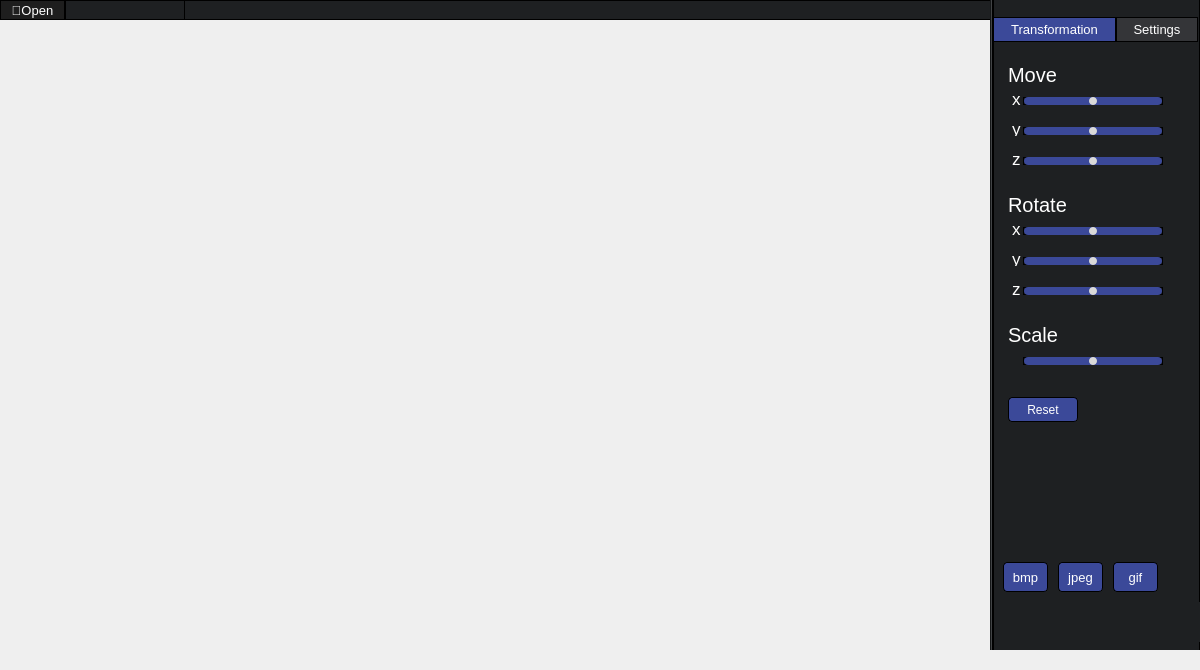
<?xml version="1.0" encoding="UTF-8"?>
<ui version="4.0">
 <class>View</class>
 <widget class="QWidget" name="View">
  <property name="geometry">
   <rect>
    <x>0</x>
    <y>0</y>
    <width>1200</width>
    <height>670</height>
   </rect>
  </property>
  <property name="minimumSize">
   <size>
    <width>1200</width>
    <height>670</height>
   </size>
  </property>
  <property name="maximumSize">
   <size>
    <width>1200</width>
    <height>670</height>
   </size>
  </property>
  <property name="windowTitle">
   <string>MainWindow</string>
  </property>
  <widget class="QWidget" name="centralwidget" native="true">
   <property name="geometry">
    <rect>
     <x>0</x>
     <y>0</y>
     <width>1203</width>
     <height>650</height>
    </rect>
   </property>
   <widget class="QWidget" name="widget" native="true">
    <property name="geometry">
     <rect>
      <x>-9</x>
      <y>15</y>
      <width>1000</width>
      <height>630</height>
     </rect>
    </property>
    <property name="styleSheet">
     <string notr="true">background-color: transparent;
border: 1px;</string>
    </property>
   </widget>
   <widget class="QLabel" name="_top_line">
    <property name="geometry">
     <rect>
      <x>165</x>
      <y>0</y>
      <width>1035</width>
      <height>20</height>
     </rect>
    </property>
    <property name="styleSheet">
     <string notr="true">background-color: rgb(30, 32, 34);
border: 1px solid rgb(0, 0, 0);</string>
    </property>
    <property name="text">
     <string/>
    </property>
   </widget>
   <widget class="QTabWidget" name="tabWidget">
    <property name="geometry">
     <rect>
      <x>990</x>
      <y>-30</y>
      <width>213</width>
      <height>700</height>
     </rect>
    </property>
    <property name="styleSheet">
     <string notr="true">background-color: rgb(30, 32, 34);
border: 1px solid rgb(0, 0, 0);</string>
    </property>
    <property name="currentIndex">
     <number>0</number>
    </property>
    <widget class="QWidget" name="tab">
     <attribute name="title">
      <string>Tab 1</string>
     </attribute>
     <widget class="QPushButton" name="_pushButton_transformation1">
      <property name="geometry">
       <rect>
        <x>0</x>
        <y>20</y>
        <width>123</width>
        <height>25</height>
       </rect>
      </property>
      <property name="font">
       <font>
        <pointsize>10</pointsize>
       </font>
      </property>
      <property name="styleSheet">
       <string notr="true">background-color: rgb(59, 73, 153);
color: rgb(255, 255, 255);
border: 1px solid rgb(0, 0, 0);
</string>
      </property>
      <property name="text">
       <string>Transformation</string>
      </property>
     </widget>
     <widget class="QPushButton" name="pushButton_settings1">
      <property name="geometry">
       <rect>
        <x>123</x>
        <y>20</y>
        <width>82</width>
        <height>25</height>
       </rect>
      </property>
      <property name="font">
       <font>
        <pointsize>10</pointsize>
       </font>
      </property>
      <property name="mouseTracking">
       <bool>true</bool>
      </property>
      <property name="styleSheet">
       <string notr="true">QPushButton {
	background-color: rgb(52, 53, 56);
	color: rgb(255, 255, 255);
	border: 1px solid rgb(0, 0, 0);
}
QPushButton:hover {
	background-color: rgb(59, 73, 153);
}

</string>
      </property>
      <property name="text">
       <string>Settings</string>
      </property>
     </widget>
     <widget class="QLabel" name="_label_move">
      <property name="geometry">
       <rect>
        <x>15</x>
        <y>70</y>
        <width>70</width>
        <height>16</height>
       </rect>
      </property>
      <property name="font">
       <font>
        <pointsize>15</pointsize>
       </font>
      </property>
      <property name="styleSheet">
       <string notr="true">background-color: rgb(30, 32, 34);
color: rgb(255, 255, 255);
border: 1px;</string>
      </property>
      <property name="text">
       <string>Move</string>
      </property>
     </widget>
     <widget class="QLabel" name="_label_rotate">
      <property name="geometry">
       <rect>
        <x>15</x>
        <y>200</y>
        <width>70</width>
        <height>16</height>
       </rect>
      </property>
      <property name="font">
       <font>
        <pointsize>15</pointsize>
       </font>
      </property>
      <property name="styleSheet">
       <string notr="true">background-color: rgb(30, 32, 34);
color: rgb(255, 255, 255);
border: 1px;</string>
      </property>
      <property name="text">
       <string>Rotate</string>
      </property>
     </widget>
     <widget class="QLabel" name="_label_scale">
      <property name="geometry">
       <rect>
        <x>15</x>
        <y>330</y>
        <width>70</width>
        <height>16</height>
       </rect>
      </property>
      <property name="font">
       <font>
        <pointsize>15</pointsize>
       </font>
      </property>
      <property name="styleSheet">
       <string notr="true">background-color: rgb(30, 32, 34);
color: rgb(255, 255, 255);
border: 1px;</string>
      </property>
      <property name="text">
       <string>Scale</string>
      </property>
     </widget>
     <widget class="QSlider" name="horizontalSlider_move_x">
      <property name="geometry">
       <rect>
        <x>30</x>
        <y>100</y>
        <width>140</width>
        <height>8</height>
       </rect>
      </property>
      <property name="styleSheet">
       <string notr="true">QSlider {
	height: 8;
}

QSlider::groove:horizontal {
	background-color: rgb(59, 73, 153);
	height: 8 px;
	border-radius: 4px;
}

QSlider::handle:horizontal {
	background: rgb(217, 217, 217);
	width: 8px;
	height: 8px;
  	border-radius: 4px;
}</string>
      </property>
      <property name="minimum">
       <number>-200</number>
      </property>
      <property name="maximum">
       <number>200</number>
      </property>
      <property name="value">
       <number>0</number>
      </property>
      <property name="tracking">
       <bool>true</bool>
      </property>
      <property name="orientation">
       <enum>Qt::Horizontal</enum>
      </property>
      <property name="invertedAppearance">
       <bool>false</bool>
      </property>
      <property name="invertedControls">
       <bool>false</bool>
      </property>
     </widget>
     <widget class="QSlider" name="horizontalSlider_move_y">
      <property name="geometry">
       <rect>
        <x>30</x>
        <y>130</y>
        <width>140</width>
        <height>8</height>
       </rect>
      </property>
      <property name="styleSheet">
       <string notr="true">QSlider {
	height: 8;
}

QSlider::groove:horizontal {
	background-color: rgb(59, 73, 153);
	height: 8 px;
	border-radius: 4px;
}

QSlider::handle:horizontal {
	background: rgb(217, 217, 217);
	width: 8px;
	height: 8px;
  	border-radius: 4px;
}</string>
      </property>
      <property name="minimum">
       <number>-200</number>
      </property>
      <property name="maximum">
       <number>200</number>
      </property>
      <property name="value">
       <number>0</number>
      </property>
      <property name="orientation">
       <enum>Qt::Horizontal</enum>
      </property>
     </widget>
     <widget class="QSlider" name="horizontalSlider_move_z">
      <property name="geometry">
       <rect>
        <x>30</x>
        <y>160</y>
        <width>140</width>
        <height>8</height>
       </rect>
      </property>
      <property name="styleSheet">
       <string notr="true">QSlider {
	height: 8;
}

QSlider::groove:horizontal {
	background-color: rgb(59, 73, 153);
	height: 8 px;
	border-radius: 4px;
}

QSlider::handle:horizontal {
	background: rgb(217, 217, 217);
	width: 8px;
	height: 8px;
  	border-radius: 4px;
}</string>
      </property>
      <property name="minimum">
       <number>-200</number>
      </property>
      <property name="maximum">
       <number>200</number>
      </property>
      <property name="value">
       <number>0</number>
      </property>
      <property name="orientation">
       <enum>Qt::Horizontal</enum>
      </property>
     </widget>
     <widget class="QSlider" name="horizontalSlider_rotate_x">
      <property name="geometry">
       <rect>
        <x>30</x>
        <y>230</y>
        <width>140</width>
        <height>8</height>
       </rect>
      </property>
      <property name="styleSheet">
       <string notr="true">QSlider {
	height: 8;
}

QSlider::groove:horizontal {
	background-color: rgb(59, 73, 153);
	height: 8 px;
	border-radius: 4px;
}

QSlider::handle:horizontal {
	background: rgb(217, 217, 217);
	width: 8px;
	height: 8px;
  	border-radius: 4px;
}</string>
      </property>
      <property name="minimum">
       <number>-360</number>
      </property>
      <property name="maximum">
       <number>360</number>
      </property>
      <property name="orientation">
       <enum>Qt::Horizontal</enum>
      </property>
     </widget>
     <widget class="QSlider" name="horizontalSlider_rotate_y">
      <property name="geometry">
       <rect>
        <x>30</x>
        <y>260</y>
        <width>140</width>
        <height>8</height>
       </rect>
      </property>
      <property name="styleSheet">
       <string notr="true">QSlider {
	height: 8;
}

QSlider::groove:horizontal {
	background-color: rgb(59, 73, 153);
	height: 8 px;
	border-radius: 4px;
}

QSlider::handle:horizontal {
	background: rgb(217, 217, 217);
	width: 8px;
	height: 8px;
  	border-radius: 4px;
}</string>
      </property>
      <property name="minimum">
       <number>-360</number>
      </property>
      <property name="maximum">
       <number>360</number>
      </property>
      <property name="orientation">
       <enum>Qt::Horizontal</enum>
      </property>
     </widget>
     <widget class="QSlider" name="horizontalSlider_rotate_z">
      <property name="geometry">
       <rect>
        <x>30</x>
        <y>290</y>
        <width>140</width>
        <height>8</height>
       </rect>
      </property>
      <property name="styleSheet">
       <string notr="true">QSlider {
	height: 8;
}

QSlider::groove:horizontal {
	background-color: rgb(59, 73, 153);
	height: 8 px;
	border-radius: 4px;
}

QSlider::handle:horizontal {
	background: rgb(217, 217, 217);
	width: 8px;
	height: 8px;
  	border-radius: 4px;
}</string>
      </property>
      <property name="minimum">
       <number>-360</number>
      </property>
      <property name="maximum">
       <number>360</number>
      </property>
      <property name="orientation">
       <enum>Qt::Horizontal</enum>
      </property>
     </widget>
     <widget class="QSlider" name="horizontalSlider_scale">
      <property name="geometry">
       <rect>
        <x>30</x>
        <y>360</y>
        <width>140</width>
        <height>8</height>
       </rect>
      </property>
      <property name="styleSheet">
       <string notr="true">QSlider {
	height: 8;
}

QSlider::groove:horizontal {
	background-color: rgb(59, 73, 153);
	height: 8 px;
	border-radius: 4px;
}

QSlider::handle:horizontal {
	background: rgb(217, 217, 217);
	width: 8px;
	height: 8px;
  	border-radius: 4px;
}</string>
      </property>
      <property name="minimum">
       <number>1</number>
      </property>
      <property name="maximum">
       <number>200</number>
      </property>
      <property name="value">
       <number>100</number>
      </property>
      <property name="orientation">
       <enum>Qt::Horizontal</enum>
      </property>
     </widget>
     <widget class="QLabel" name="_label_x_1">
      <property name="geometry">
       <rect>
        <x>19</x>
        <y>94</y>
        <width>10</width>
        <height>16</height>
       </rect>
      </property>
      <property name="font">
       <font>
        <pointsize>13</pointsize>
       </font>
      </property>
      <property name="styleSheet">
       <string notr="true">background-color: rgb(30, 32, 34);
color: rgb(255, 255, 255);
border: 1px;</string>
      </property>
      <property name="text">
       <string>x</string>
      </property>
     </widget>
     <widget class="QLabel" name="_label_x_2">
      <property name="geometry">
       <rect>
        <x>19</x>
        <y>224</y>
        <width>10</width>
        <height>15</height>
       </rect>
      </property>
      <property name="font">
       <font>
        <pointsize>13</pointsize>
       </font>
      </property>
      <property name="styleSheet">
       <string notr="true">background-color: rgb(30, 32, 34);
color: rgb(255, 255, 255);
border: 1px;</string>
      </property>
      <property name="text">
       <string>x</string>
      </property>
     </widget>
     <widget class="QLabel" name="_label_y_1">
      <property name="geometry">
       <rect>
        <x>19</x>
        <y>124</y>
        <width>10</width>
        <height>15</height>
       </rect>
      </property>
      <property name="font">
       <font>
        <pointsize>13</pointsize>
       </font>
      </property>
      <property name="styleSheet">
       <string notr="true">background-color: rgb(30, 32, 34);
color: rgb(255, 255, 255);
border: 1px;</string>
      </property>
      <property name="text">
       <string>y</string>
      </property>
     </widget>
     <widget class="QLabel" name="_label_y_2">
      <property name="geometry">
       <rect>
        <x>19</x>
        <y>254</y>
        <width>10</width>
        <height>15</height>
       </rect>
      </property>
      <property name="font">
       <font>
        <pointsize>13</pointsize>
       </font>
      </property>
      <property name="styleSheet">
       <string notr="true">background-color: rgb(30, 32, 34);
color: rgb(255, 255, 255);
border: 1px;</string>
      </property>
      <property name="text">
       <string>y</string>
      </property>
     </widget>
     <widget class="QLabel" name="_label_z_1">
      <property name="geometry">
       <rect>
        <x>19</x>
        <y>154</y>
        <width>10</width>
        <height>15</height>
       </rect>
      </property>
      <property name="font">
       <font>
        <pointsize>13</pointsize>
       </font>
      </property>
      <property name="styleSheet">
       <string notr="true">background-color: rgb(30, 32, 34);
color: rgb(255, 255, 255);
border: 1px;</string>
      </property>
      <property name="text">
       <string>z</string>
      </property>
     </widget>
     <widget class="QLabel" name="_label_z_2">
      <property name="geometry">
       <rect>
        <x>19</x>
        <y>284</y>
        <width>10</width>
        <height>15</height>
       </rect>
      </property>
      <property name="font">
       <font>
        <pointsize>13</pointsize>
       </font>
      </property>
      <property name="styleSheet">
       <string notr="true">background-color: rgb(30, 32, 34);
color: rgb(255, 255, 255);
border: 1px;</string>
      </property>
      <property name="text">
       <string>z</string>
      </property>
     </widget>
     <widget class="QPushButton" name="pushButton_reset">
      <property name="geometry">
       <rect>
        <x>15</x>
        <y>400</y>
        <width>70</width>
        <height>25</height>
       </rect>
      </property>
      <property name="styleSheet">
       <string notr="true">QPushButton {
 background-color: rgb(59, 73, 153);
 color: rgb(255, 255, 255);
 border-radius: 4px;
}

QPushButton:hover {
 background-color: rgb(49, 63, 133);
 color: rgb(255, 255, 255);
 border-radius: 4px;
}</string>
      </property>
      <property name="text">
       <string>Reset</string>
      </property>
     </widget>
     <widget class="QPushButton" name="pushButton_bmp">
      <property name="geometry">
       <rect>
        <x>10</x>
        <y>565</y>
        <width>45</width>
        <height>30</height>
       </rect>
      </property>
      <property name="font">
       <font>
        <pointsize>10</pointsize>
       </font>
      </property>
      <property name="styleSheet">
       <string notr="true">QPushButton {
 background-color: rgb(59, 73, 153);
 color: rgb(255, 255, 255);
 border-radius: 4px;
}

QPushButton:hover {
 background-color: rgb(49, 63, 133);
 color: rgb(255, 255, 255);
 border-radius: 4px;
}</string>
      </property>
      <property name="text">
       <string>bmp</string>
      </property>
      <attribute name="buttonGroup">
       <string notr="true">buttonGroupImg</string>
      </attribute>
     </widget>
     <widget class="QPushButton" name="pushButton_gif">
      <property name="geometry">
       <rect>
        <x>120</x>
        <y>565</y>
        <width>45</width>
        <height>30</height>
       </rect>
      </property>
      <property name="font">
       <font>
        <pointsize>10</pointsize>
       </font>
      </property>
      <property name="styleSheet">
       <string notr="true">QPushButton {
 background-color: rgb(59, 73, 153);
 color: rgb(255, 255, 255);
 border-radius: 4px;
}

QPushButton:hover {
 background-color: rgb(49, 63, 133);
 color: rgb(255, 255, 255);
 border-radius: 4px;
}</string>
      </property>
      <property name="text">
       <string>gif</string>
      </property>
      <attribute name="buttonGroup">
       <string notr="true">buttonGroupImg</string>
      </attribute>
     </widget>
     <widget class="QPushButton" name="pushButton_jpeg">
      <property name="geometry">
       <rect>
        <x>65</x>
        <y>565</y>
        <width>45</width>
        <height>30</height>
       </rect>
      </property>
      <property name="font">
       <font>
        <pointsize>10</pointsize>
       </font>
      </property>
      <property name="styleSheet">
       <string notr="true">QPushButton {
 background-color: rgb(59, 73, 153);
 color: rgb(255, 255, 255);
 border-radius: 4px;
}

QPushButton:hover {
 background-color: rgb(49, 63, 133);
 color: rgb(255, 255, 255);
 border-radius: 4px;
}</string>
      </property>
      <property name="text">
       <string>jpeg</string>
      </property>
      <attribute name="buttonGroup">
       <string notr="true">buttonGroupImg</string>
      </attribute>
     </widget>
     <widget class="QLabel" name="label_file_info">
      <property name="geometry">
       <rect>
        <x>10</x>
        <y>605</y>
        <width>250</width>
        <height>40</height>
       </rect>
      </property>
      <property name="font">
       <font>
        <pointsize>10</pointsize>
       </font>
      </property>
      <property name="styleSheet">
       <string notr="true">background-color: rgb(30, 32, 34);
color: rgb(255, 255, 255);
border: 1px;</string>
      </property>
      <property name="text">
       <string/>
      </property>
     </widget>
    </widget>
    <widget class="QWidget" name="tab_2">
     <attribute name="title">
      <string>Tab 2</string>
     </attribute>
     <widget class="QPushButton" name="pushButton_settings2">
      <property name="geometry">
       <rect>
        <x>123</x>
        <y>20</y>
        <width>82</width>
        <height>25</height>
       </rect>
      </property>
      <property name="font">
       <font>
        <pointsize>10</pointsize>
       </font>
      </property>
      <property name="styleSheet">
       <string notr="true">background-color: rgb(59, 73, 153);
color: rgb(255, 255, 255);
border: 1px solid rgb(0, 0, 0);
</string>
      </property>
      <property name="text">
       <string>Settings</string>
      </property>
     </widget>
     <widget class="QPushButton" name="_pushButton_transformation2">
      <property name="geometry">
       <rect>
        <x>0</x>
        <y>20</y>
        <width>123</width>
        <height>25</height>
       </rect>
      </property>
      <property name="font">
       <font>
        <pointsize>10</pointsize>
       </font>
      </property>
      <property name="styleSheet">
       <string notr="true">QPushButton {
	background-color: rgb(52, 53, 56);
	color: rgb(255, 255, 255);
	border: 1px solid rgb(0, 0, 0);
}
QPushButton:hover {
	background-color: rgb(59, 73, 153);
}

</string>
      </property>
      <property name="text">
       <string>Transformation</string>
      </property>
     </widget>
     <widget class="QLabel" name="_label_edges">
      <property name="geometry">
       <rect>
        <x>15</x>
        <y>65</y>
        <width>58</width>
        <height>16</height>
       </rect>
      </property>
      <property name="font">
       <font>
        <pointsize>15</pointsize>
       </font>
      </property>
      <property name="styleSheet">
       <string notr="true">background-color: rgb(30, 32, 34);
color: rgb(255, 255, 255);
border: 1px;</string>
      </property>
      <property name="text">
       <string>Edges</string>
      </property>
     </widget>
     <widget class="QLabel" name="_label_vertices">
      <property name="geometry">
       <rect>
        <x>15</x>
        <y>240</y>
        <width>80</width>
        <height>16</height>
       </rect>
      </property>
      <property name="font">
       <font>
        <pointsize>15</pointsize>
       </font>
      </property>
      <property name="styleSheet">
       <string notr="true">background-color: rgb(30, 32, 34);
color: rgb(255, 255, 255);
border: 1px;</string>
      </property>
      <property name="text">
       <string>Vertices</string>
      </property>
     </widget>
     <widget class="QLabel" name="_label_other">
      <property name="geometry">
       <rect>
        <x>15</x>
        <y>415</y>
        <width>58</width>
        <height>16</height>
       </rect>
      </property>
      <property name="font">
       <font>
        <pointsize>15</pointsize>
       </font>
      </property>
      <property name="styleSheet">
       <string notr="true">background-color: rgb(30, 32, 34);
color: rgb(255, 255, 255);
border: 1px;</string>
      </property>
      <property name="text">
       <string>Other</string>
      </property>
     </widget>
     <widget class="QSlider" name="horizontalSlider_edges_thick">
      <property name="geometry">
       <rect>
        <x>25</x>
        <y>115</y>
        <width>140</width>
        <height>8</height>
       </rect>
      </property>
      <property name="styleSheet">
       <string notr="true">QSlider {
	height: 8;
}

QSlider::groove:horizontal {
	background-color: rgb(59, 73, 153);
	height: 8 px;
	border-radius: 4px;
}

QSlider::handle:horizontal {
	background: rgb(217, 217, 217);
	width: 8px;
	height: 8px;
  	border-radius: 4px;
}</string>
      </property>
      <property name="minimum">
       <number>10</number>
      </property>
      <property name="maximum">
       <number>80</number>
      </property>
      <property name="value">
       <number>30</number>
      </property>
      <property name="tracking">
       <bool>true</bool>
      </property>
      <property name="orientation">
       <enum>Qt::Horizontal</enum>
      </property>
      <property name="invertedAppearance">
       <bool>false</bool>
      </property>
      <property name="invertedControls">
       <bool>false</bool>
      </property>
     </widget>
     <widget class="QSlider" name="horizontalSlider_vert_size">
      <property name="geometry">
       <rect>
        <x>25</x>
        <y>290</y>
        <width>140</width>
        <height>8</height>
       </rect>
      </property>
      <property name="styleSheet">
       <string notr="true">QSlider {
	height: 8;
}

QSlider::groove:horizontal {
	background-color: rgb(59, 73, 153);
	height: 8 px;
	border-radius: 4px;
}

QSlider::handle:horizontal {
	background: rgb(217, 217, 217);
	width: 8px;
	height: 8px;
  	border-radius: 4px;
}</string>
      </property>
      <property name="minimum">
       <number>10</number>
      </property>
      <property name="maximum">
       <number>80</number>
      </property>
      <property name="value">
       <number>30</number>
      </property>
      <property name="tracking">
       <bool>true</bool>
      </property>
      <property name="orientation">
       <enum>Qt::Horizontal</enum>
      </property>
      <property name="invertedAppearance">
       <bool>false</bool>
      </property>
      <property name="invertedControls">
       <bool>false</bool>
      </property>
     </widget>
     <widget class="QLabel" name="_label_edges_type">
      <property name="geometry">
       <rect>
        <x>20</x>
        <y>135</y>
        <width>58</width>
        <height>16</height>
       </rect>
      </property>
      <property name="font">
       <font>
        <pointsize>12</pointsize>
       </font>
      </property>
      <property name="styleSheet">
       <string notr="true">background-color: rgb(30, 32, 34);
color: rgb(255, 255, 255);
border: 1px;</string>
      </property>
      <property name="text">
       <string>Type</string>
      </property>
     </widget>
     <widget class="QLabel" name="_label_edges_color">
      <property name="geometry">
       <rect>
        <x>20</x>
        <y>185</y>
        <width>58</width>
        <height>16</height>
       </rect>
      </property>
      <property name="font">
       <font>
        <pointsize>12</pointsize>
       </font>
      </property>
      <property name="styleSheet">
       <string notr="true">background-color: rgb(30, 32, 34);
color: rgb(255, 255, 255);
border: 1px;</string>
      </property>
      <property name="text">
       <string>Color</string>
      </property>
     </widget>
     <widget class="QLabel" name="_label_vertex_disp_method">
      <property name="geometry">
       <rect>
        <x>20</x>
        <y>310</y>
        <width>120</width>
        <height>16</height>
       </rect>
      </property>
      <property name="font">
       <font>
        <pointsize>12</pointsize>
       </font>
      </property>
      <property name="styleSheet">
       <string notr="true">background-color: rgb(30, 32, 34);
color: rgb(255, 255, 255);
border: 1px;</string>
      </property>
      <property name="text">
       <string>Display method</string>
      </property>
     </widget>
     <widget class="QLabel" name="_label_vertex_color">
      <property name="geometry">
       <rect>
        <x>20</x>
        <y>360</y>
        <width>40</width>
        <height>16</height>
       </rect>
      </property>
      <property name="font">
       <font>
        <pointsize>12</pointsize>
       </font>
      </property>
      <property name="styleSheet">
       <string notr="true">background-color: rgb(30, 32, 34);
color: rgb(255, 255, 255);
border: 1px;</string>
      </property>
      <property name="text">
       <string>Color</string>
      </property>
     </widget>
     <widget class="QLabel" name="_label_project_type">
      <property name="geometry">
       <rect>
        <x>20</x>
        <y>445</y>
        <width>120</width>
        <height>16</height>
       </rect>
      </property>
      <property name="font">
       <font>
        <pointsize>12</pointsize>
       </font>
      </property>
      <property name="styleSheet">
       <string notr="true">background-color: rgb(30, 32, 34);
color: rgb(255, 255, 255);
border: 1px;</string>
      </property>
      <property name="text">
       <string>Projection type</string>
      </property>
     </widget>
     <widget class="QLabel" name="_label_bg_color">
      <property name="geometry">
       <rect>
        <x>20</x>
        <y>495</y>
        <width>135</width>
        <height>16</height>
       </rect>
      </property>
      <property name="font">
       <font>
        <pointsize>12</pointsize>
       </font>
      </property>
      <property name="styleSheet">
       <string notr="true">background-color: rgb(30, 32, 34);
color: rgb(255, 255, 255);
border: 1px;</string>
      </property>
      <property name="text">
       <string>Background color</string>
      </property>
     </widget>
     <widget class="QComboBox" name="comboBox">
      <property name="geometry">
       <rect>
        <x>25</x>
        <y>155</y>
        <width>80</width>
        <height>18</height>
       </rect>
      </property>
      <property name="font">
       <font>
        <pointsize>12</pointsize>
       </font>
      </property>
      <property name="styleSheet">
       <string notr="true">QComboBox {
  background-color: rgb(59, 73, 153);
  color: rgb(255, 255, 255);
  padding-right: 15px;
  border-radius: 4px;
}

QComboBox::drop-down {
  subcontrol-origin: padding;
  subcontrol-position: left;
  width: 15px;
  background: transparent;
}

QComboBox::down-arrow {
  image: none;
}</string>
      </property>
      <property name="currentIndex">
       <number>0</number>
      </property>
      <property name="minimumContentsLength">
       <number>0</number>
      </property>
      <item>
       <property name="text">
        <string>Solid</string>
       </property>
      </item>
      <item>
       <property name="text">
        <string>Dashed</string>
       </property>
      </item>
     </widget>
     <widget class="QPushButton" name="pushButton_edges_color">
      <property name="geometry">
       <rect>
        <x>25</x>
        <y>205</y>
        <width>18</width>
        <height>18</height>
       </rect>
      </property>
      <property name="styleSheet">
       <string notr="true">background-color: rgb(60, 80, 180);
border-radius: 3px;
border: 1px solid;
</string>
      </property>
      <property name="text">
       <string/>
      </property>
     </widget>
     <widget class="QComboBox" name="comboBox_disp_method">
      <property name="geometry">
       <rect>
        <x>25</x>
        <y>330</y>
        <width>80</width>
        <height>18</height>
       </rect>
      </property>
      <property name="font">
       <font>
        <pointsize>12</pointsize>
       </font>
      </property>
      <property name="styleSheet">
       <string notr="true">QComboBox {
  background-color: rgb(59, 73, 153);
  color: rgb(255, 255, 255);
  padding-right: 15px;
  border-radius: 4px;
}

QComboBox::drop-down {
  subcontrol-origin: padding;
  subcontrol-position: left;
  width: 15px;
  background: transparent;
}

QComboBox::down-arrow {
  image: none;
}</string>
      </property>
      <property name="currentIndex">
       <number>0</number>
      </property>
      <property name="minimumContentsLength">
       <number>0</number>
      </property>
      <item>
       <property name="text">
        <string>Circle</string>
       </property>
      </item>
      <item>
       <property name="text">
        <string>Square</string>
       </property>
      </item>
      <item>
       <property name="text">
        <string>None</string>
       </property>
      </item>
     </widget>
     <widget class="QPushButton" name="pushButton_vertex_color">
      <property name="geometry">
       <rect>
        <x>25</x>
        <y>380</y>
        <width>18</width>
        <height>18</height>
       </rect>
      </property>
      <property name="styleSheet">
       <string notr="true">background-color: rgb(0, 0, 0);
border-radius: 3px;
border: 1px solid;
</string>
      </property>
      <property name="text">
       <string/>
      </property>
     </widget>
     <widget class="QComboBox" name="comboBox_disp_method_2">
      <property name="geometry">
       <rect>
        <x>25</x>
        <y>465</y>
        <width>80</width>
        <height>18</height>
       </rect>
      </property>
      <property name="font">
       <font>
        <pointsize>12</pointsize>
       </font>
      </property>
      <property name="styleSheet">
       <string notr="true">QComboBox {
  background-color: rgb(59, 73, 153);
  color: rgb(255, 255, 255);
  padding-right: 15px;
  border-radius: 4px;
}

QComboBox::drop-down {
  subcontrol-origin: padding;
  subcontrol-position: left;
  width: 15px;
  background: transparent;
}

QComboBox::down-arrow {
  image: none;
}</string>
      </property>
      <property name="currentIndex">
       <number>0</number>
      </property>
      <property name="minimumContentsLength">
       <number>0</number>
      </property>
      <item>
       <property name="text">
        <string>Parallel</string>
       </property>
      </item>
      <item>
       <property name="text">
        <string>Central</string>
       </property>
      </item>
     </widget>
     <widget class="QPushButton" name="pushButton_bg_color">
      <property name="geometry">
       <rect>
        <x>25</x>
        <y>515</y>
        <width>18</width>
        <height>18</height>
       </rect>
      </property>
      <property name="styleSheet">
       <string notr="true">background-color: rgb(30, 32, 34);
border-radius: 3px;
border: 1px solid;
</string>
      </property>
      <property name="text">
       <string/>
      </property>
     </widget>
     <widget class="QLabel" name="_label_edges_thick">
      <property name="geometry">
       <rect>
        <x>20</x>
        <y>95</y>
        <width>80</width>
        <height>16</height>
       </rect>
      </property>
      <property name="font">
       <font>
        <pointsize>12</pointsize>
       </font>
      </property>
      <property name="styleSheet">
       <string notr="true">background-color: rgb(30, 32, 34);
color: rgb(255, 255, 255);
border: 1px;</string>
      </property>
      <property name="text">
       <string>Thickness</string>
      </property>
     </widget>
     <widget class="QLabel" name="_label_vertex_size">
      <property name="geometry">
       <rect>
        <x>20</x>
        <y>270</y>
        <width>58</width>
        <height>16</height>
       </rect>
      </property>
      <property name="font">
       <font>
        <pointsize>12</pointsize>
       </font>
      </property>
      <property name="styleSheet">
       <string notr="true">background-color: rgb(30, 32, 34);
color: rgb(255, 255, 255);
border: 1px;</string>
      </property>
      <property name="text">
       <string>Size</string>
      </property>
     </widget>
    </widget>
   </widget>
   <widget class="QPushButton" name="pushButton_open_file">
    <property name="geometry">
     <rect>
      <x>0</x>
      <y>0</y>
      <width>65</width>
      <height>20</height>
     </rect>
    </property>
    <property name="font">
     <font>
      <pointsize>10</pointsize>
     </font>
    </property>
    <property name="styleSheet">
     <string notr="true">QPushButton {
	background-color: rgb(30, 30, 30);
	color: rgb(255, 255, 255);
	border:1px solid rgb(0, 0, 0);
}
QPushButton:hover {
	color: rgb(200, 200, 200);
}
</string>
    </property>
    <property name="text">
     <string> 📁Open </string>
    </property>
   </widget>
   <widget class="QLabel" name="label_filename">
    <property name="geometry">
     <rect>
      <x>65</x>
      <y>0</y>
      <width>120</width>
      <height>20</height>
     </rect>
    </property>
    <property name="font">
     <font>
      <pointsize>10</pointsize>
     </font>
    </property>
    <property name="styleSheet">
     <string notr="true">background-color: rgb(30, 32, 34);
color: rgb(255, 255, 255);
border: 1px solid rgb(0, 0, 0);</string>
    </property>
    <property name="text">
     <string/>
    </property>
    <property name="alignment">
     <set>Qt::AlignCenter</set>
    </property>
   </widget>
  </widget>
 </widget>
 <resources/>
 <connections/>
 <buttongroups>
  <buttongroup name="buttonGroupImg"/>
 </buttongroups>
</ui>
